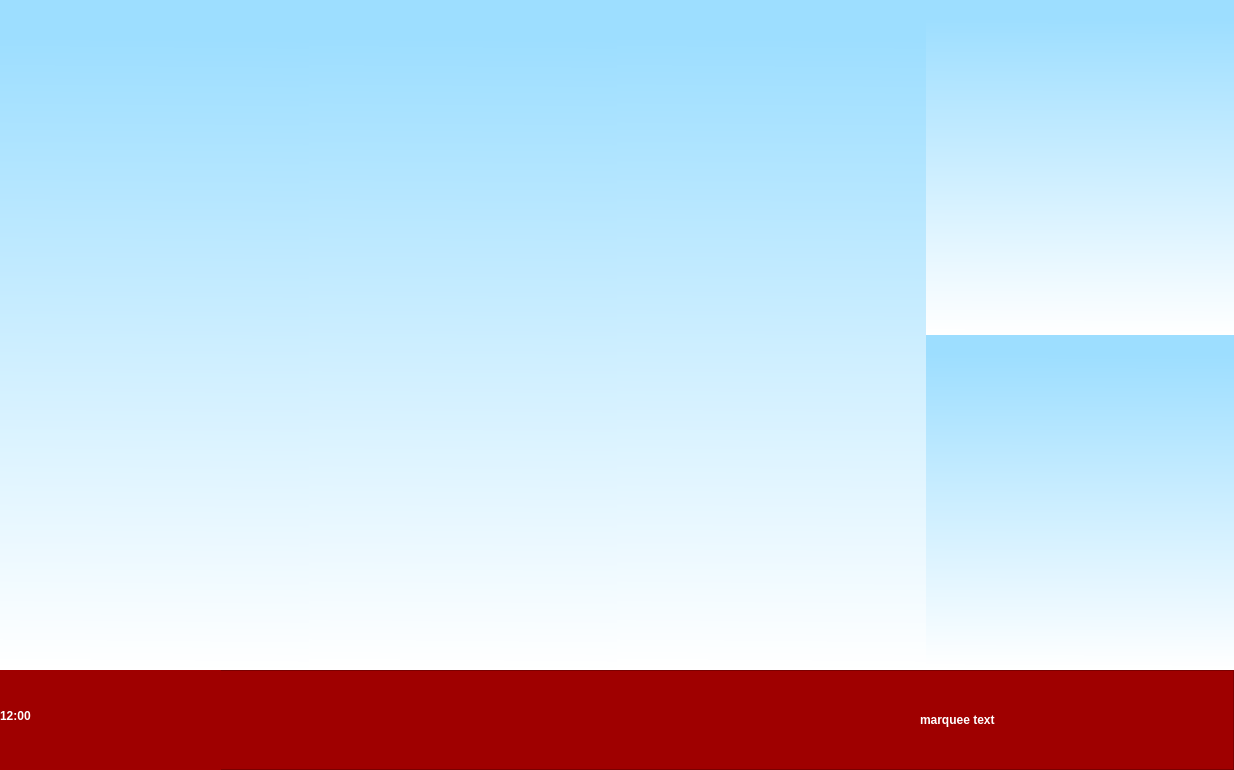
<?xml version="1.0" encoding="UTF-8"?>
<ui version="4.0">
 <class>MainWindow</class>
 <widget class="QMainWindow" name="MainWindow">
  <property name="windowModality">
   <enum>Qt::NonModal</enum>
  </property>
  <property name="geometry">
   <rect>
    <x>0</x>
    <y>0</y>
    <width>1234</width>
    <height>770</height>
   </rect>
  </property>
  <property name="windowTitle">
   <string>滿地富醫療資訊管理系統</string>
  </property>
  <widget class="QWidget" name="centralwidget">
   <layout class="QHBoxLayout" name="horizontalLayout">
    <property name="spacing">
     <number>0</number>
    </property>
    <property name="leftMargin">
     <number>0</number>
    </property>
    <property name="topMargin">
     <number>0</number>
    </property>
    <property name="rightMargin">
     <number>0</number>
    </property>
    <property name="bottomMargin">
     <number>0</number>
    </property>
    <item>
     <layout class="QVBoxLayout" name="verticalLayout">
      <property name="spacing">
       <number>0</number>
      </property>
      <item>
       <layout class="QHBoxLayout" name="horizontalLayout_2">
        <property name="spacing">
         <number>0</number>
        </property>
        <item>
         <widget class="QTextBrowser" name="textBrowser_waiting_list1">
          <property name="maximumSize">
           <size>
            <width>600</width>
            <height>16777215</height>
           </size>
          </property>
          <property name="styleSheet">
           <string notr="true">background-color: qlineargradient(spread:pad, x1:0.516, y1:0.0568182, x2:0.511, y2:1, stop:0 rgba(157, 222, 255, 255), stop:1 rgba(255, 255, 255, 255));</string>
          </property>
          <property name="frameShape">
           <enum>QFrame::NoFrame</enum>
          </property>
          <property name="lineWidth">
           <number>0</number>
          </property>
          <property name="cursorWidth">
           <number>0</number>
          </property>
         </widget>
        </item>
        <item>
         <widget class="QTextBrowser" name="textBrowser_waiting_list2">
          <property name="maximumSize">
           <size>
            <width>600</width>
            <height>16777215</height>
           </size>
          </property>
          <property name="styleSheet">
           <string notr="true">background-color: qlineargradient(spread:pad, x1:0.516, y1:0.0568182, x2:0.511, y2:1, stop:0 rgba(157, 222, 255, 255), stop:1 rgba(255, 255, 255, 255));</string>
          </property>
          <property name="frameShape">
           <enum>QFrame::NoFrame</enum>
          </property>
          <property name="lineWidth">
           <number>0</number>
          </property>
          <property name="cursorWidth">
           <number>0</number>
          </property>
         </widget>
        </item>
        <item>
         <widget class="QTextBrowser" name="textBrowser_waiting_list3">
          <property name="maximumSize">
           <size>
            <width>600</width>
            <height>16777215</height>
           </size>
          </property>
          <property name="styleSheet">
           <string notr="true">background-color: qlineargradient(spread:pad, x1:0.516, y1:0.0568182, x2:0.511, y2:1, stop:0 rgba(157, 222, 255, 255), stop:1 rgba(255, 255, 255, 255));</string>
          </property>
          <property name="frameShape">
           <enum>QFrame::NoFrame</enum>
          </property>
          <property name="lineWidth">
           <number>0</number>
          </property>
          <property name="cursorWidth">
           <number>0</number>
          </property>
         </widget>
        </item>
        <item>
         <layout class="QVBoxLayout" name="verticalLayout_2">
          <property name="spacing">
           <number>0</number>
          </property>
          <item>
           <widget class="QTextBrowser" name="textBrowser_pharmacy_list1">
            <property name="maximumSize">
             <size>
              <width>600</width>
              <height>16777215</height>
             </size>
            </property>
            <property name="styleSheet">
             <string notr="true">background-color: qlineargradient(spread:pad, x1:0.516, y1:0.0568182, x2:0.511, y2:1, stop:0 rgba(157, 222, 255, 255), stop:1 rgba(255, 255, 255, 255));</string>
            </property>
            <property name="frameShape">
             <enum>QFrame::NoFrame</enum>
            </property>
            <property name="lineWidth">
             <number>0</number>
            </property>
            <property name="cursorWidth">
             <number>0</number>
            </property>
           </widget>
          </item>
          <item>
           <widget class="QTextBrowser" name="textBrowser_pharmacy_list2">
            <property name="maximumSize">
             <size>
              <width>600</width>
              <height>16777215</height>
             </size>
            </property>
            <property name="styleSheet">
             <string notr="true">background-color: qlineargradient(spread:pad, x1:0.516, y1:0.0568182, x2:0.511, y2:1, stop:0 rgba(157, 222, 255, 255), stop:1 rgba(255, 255, 255, 255));</string>
            </property>
            <property name="frameShape">
             <enum>QFrame::NoFrame</enum>
            </property>
            <property name="lineWidth">
             <number>0</number>
            </property>
            <property name="cursorWidth">
             <number>0</number>
            </property>
           </widget>
          </item>
         </layout>
        </item>
       </layout>
      </item>
      <item>
       <widget class="QFrame" name="frame">
        <property name="minimumSize">
         <size>
          <width>0</width>
          <height>100</height>
         </size>
        </property>
        <property name="styleSheet">
         <string notr="true">
background-color: rgb(159, 0, 0);</string>
        </property>
        <property name="frameShape">
         <enum>QFrame::StyledPanel</enum>
        </property>
        <property name="frameShadow">
         <enum>QFrame::Raised</enum>
        </property>
        <widget class="QLabel" name="label_marquee">
         <property name="geometry">
          <rect>
           <x>920</x>
           <y>20</y>
           <width>216</width>
           <height>59</height>
          </rect>
         </property>
         <property name="sizePolicy">
          <sizepolicy hsizetype="Preferred" vsizetype="Preferred">
           <horstretch>0</horstretch>
           <verstretch>0</verstretch>
          </sizepolicy>
         </property>
         <property name="styleSheet">
          <string notr="true">font: 48pt &quot;微軟正黑體&quot;;
font-weight:bold;
color: rgb(255, 255, 255);</string>
         </property>
         <property name="text">
          <string>marquee text</string>
         </property>
         <property name="wordWrap">
          <bool>false</bool>
         </property>
        </widget>
        <widget class="QLabel" name="label_clock">
         <property name="geometry">
          <rect>
           <x>0</x>
           <y>-20</y>
           <width>221</width>
           <height>131</height>
          </rect>
         </property>
         <property name="sizePolicy">
          <sizepolicy hsizetype="Preferred" vsizetype="Preferred">
           <horstretch>0</horstretch>
           <verstretch>0</verstretch>
          </sizepolicy>
         </property>
         <property name="styleSheet">
          <string notr="true">font: 48pt &quot;微軟正黑體&quot;;
font-weight:bold;
color: rgb(255, 255, 255);</string>
         </property>
         <property name="text">
          <string>12:00</string>
         </property>
         <property name="wordWrap">
          <bool>false</bool>
         </property>
        </widget>
       </widget>
      </item>
     </layout>
    </item>
   </layout>
  </widget>
  <action name="action_convert">
   <property name="icon">
    <iconset>
     <normaloff>../icons/document-import.svg</normaloff>../icons/document-import.svg</iconset>
   </property>
   <property name="text">
    <string>轉檔</string>
   </property>
  </action>
  <action name="action_ins_check">
   <property name="icon">
    <iconset>
     <normaloff>../icons/dialog-question.png</normaloff>../icons/dialog-question.png</iconset>
   </property>
   <property name="text">
    <string>申報檢查</string>
   </property>
   <property name="shortcut">
    <string>Ctrl+1</string>
   </property>
   <property name="shortcutContext">
    <enum>Qt::WindowShortcut</enum>
   </property>
  </action>
  <action name="action_ins_apply">
   <property name="icon">
    <iconset>
     <normaloff>../icons/mail-send.svg</normaloff>../icons/mail-send.svg</iconset>
   </property>
   <property name="text">
    <string>健保申報</string>
   </property>
   <property name="shortcut">
    <string>Ctrl+2</string>
   </property>
  </action>
  <action name="action_ins_judge">
   <property name="icon">
    <iconset>
     <normaloff>../icons/accessories-dictionary.png</normaloff>../icons/accessories-dictionary.png</iconset>
   </property>
   <property name="text">
    <string>健保抽審</string>
   </property>
   <property name="shortcut">
    <string>Ctrl+3</string>
   </property>
  </action>
  <action name="action_registration">
   <property name="icon">
    <iconset>
     <normaloff>../icons/add-files-to-archive.svg</normaloff>../icons/add-files-to-archive.svg</iconset>
   </property>
   <property name="text">
    <string>門診掛號</string>
   </property>
  </action>
  <action name="action_return_card">
   <property name="icon">
    <iconset>
     <normaloff>../icons/contact-new.svg</normaloff>../icons/contact-new.svg</iconset>
   </property>
   <property name="text">
    <string>健保卡欠還卡</string>
   </property>
  </action>
  <action name="action_checkout">
   <property name="icon">
    <iconset>
     <normaloff>../icons/accessories-calculator.png</normaloff>../icons/accessories-calculator.png</iconset>
   </property>
   <property name="text">
    <string>掛號櫃台結帳</string>
   </property>
  </action>
  <action name="action_patient_list">
   <property name="icon">
    <iconset>
     <normaloff>../icons/emblem-documents.png</normaloff>../icons/emblem-documents.png</iconset>
   </property>
   <property name="text">
    <string>病患查詢</string>
   </property>
  </action>
  <action name="action_ins_record_upload">
   <property name="icon">
    <iconset>
     <normaloff>../icons/mail-send.png</normaloff>../icons/mail-send.png</iconset>
   </property>
   <property name="text">
    <string>健保IC卡資料上傳</string>
   </property>
  </action>
  <action name="action_cashier">
   <property name="icon">
    <iconset>
     <normaloff>../icons/software-update-urgent.png</normaloff>../icons/software-update-urgent.png</iconset>
   </property>
   <property name="text">
    <string>批價作業</string>
   </property>
  </action>
  <action name="action_settings">
   <property name="icon">
    <iconset>
     <normaloff>../icons/preferences-system.png</normaloff>../icons/preferences-system.png</iconset>
   </property>
   <property name="text">
    <string>系統設定</string>
   </property>
  </action>
  <action name="action_charge">
   <property name="icon">
    <iconset>
     <normaloff>../icons/edit-select-all.svg</normaloff>../icons/edit-select-all.svg</iconset>
   </property>
   <property name="text">
    <string>收費設定</string>
   </property>
  </action>
  <action name="action_users">
   <property name="icon">
    <iconset>
     <normaloff>../icons/system-users.png</normaloff>../icons/system-users.png</iconset>
   </property>
   <property name="text">
    <string>使用者管理</string>
   </property>
  </action>
  <action name="action_diagnostic">
   <property name="icon">
    <iconset>
     <normaloff>../icons/user-info.png</normaloff>../icons/user-info.png</iconset>
   </property>
   <property name="text">
    <string>診察資料</string>
   </property>
  </action>
  <action name="action_medicine">
   <property name="icon">
    <iconset>
     <normaloff>../icons/accessories-dictionary.png</normaloff>../icons/accessories-dictionary.png</iconset>
   </property>
   <property name="text">
    <string>處方資料</string>
   </property>
  </action>
  <action name="action_ic_card">
   <property name="icon">
    <iconset>
     <normaloff>../icons/ic_card.jpg</normaloff>../icons/ic_card.jpg</iconset>
   </property>
   <property name="text">
    <string>健保卡讀卡機</string>
   </property>
  </action>
  <action name="action_waiting_list">
   <property name="icon">
    <iconset>
     <normaloff>../icons/accessories-text-editor.png</normaloff>../icons/accessories-text-editor.png</iconset>
   </property>
   <property name="text">
    <string>醫師看診作業</string>
   </property>
  </action>
  <action name="action_medical_record_list">
   <property name="icon">
    <iconset>
     <normaloff>../icons/folder-saved-search.png</normaloff>../icons/folder-saved-search.png</iconset>
   </property>
   <property name="text">
    <string>病歷查詢</string>
   </property>
  </action>
  <action name="action_medical_record_statistics">
   <property name="icon">
    <iconset>
     <normaloff>../icons/x-office-calendar.png</normaloff>../icons/x-office-calendar.png</iconset>
   </property>
   <property name="text">
    <string>病歷統計</string>
   </property>
  </action>
  <action name="action_show_side_bar">
   <property name="checkable">
    <bool>true</bool>
   </property>
   <property name="checked">
    <bool>false</bool>
   </property>
   <property name="icon">
    <iconset>
     <normaloff>../icons/preferences-desktop-accessibility.png</normaloff>../icons/preferences-desktop-accessibility.png</iconset>
   </property>
   <property name="text">
    <string>顯示/關閉側邊欄</string>
   </property>
   <property name="shortcut">
    <string>F4</string>
   </property>
  </action>
  <action name="action_doctor_nurse_table">
   <property name="icon">
    <iconset>
     <normaloff>../icons/system-users.png</normaloff>../icons/system-users.png</iconset>
   </property>
   <property name="text">
    <string>護士跟診表</string>
   </property>
  </action>
  <action name="action_purchase">
   <property name="icon">
    <iconset>
     <normaloff>../icons/user-available.png</normaloff>../icons/user-available.png</iconset>
   </property>
   <property name="text">
    <string>櫃台購藥</string>
   </property>
  </action>
  <action name="action_export_emr_xml">
   <property name="icon">
    <iconset>
     <normaloff>../icons/document-export.svg</normaloff>../icons/document-export.svg</iconset>
   </property>
   <property name="text">
    <string>匯出電子病歷交換檔 - xml</string>
   </property>
  </action>
  <action name="action_certificate_diagnosis">
   <property name="icon">
    <iconset>
     <normaloff>../icons/accessories-text-editor.png</normaloff>../icons/accessories-text-editor.png</iconset>
   </property>
   <property name="text">
    <string>診斷證明書</string>
   </property>
  </action>
  <action name="action_certificate_payment">
   <property name="icon">
    <iconset>
     <normaloff>../icons/edit-select-all.svg</normaloff>../icons/edit-select-all.svg</iconset>
   </property>
   <property name="text">
    <string>醫療費用證明書</string>
   </property>
  </action>
  <action name="action_update">
   <property name="icon">
    <iconset>
     <normaloff>../icons/emblem-synchronizing.png</normaloff>../icons/emblem-synchronizing.png</iconset>
   </property>
   <property name="text">
    <string>醫療軟體更新</string>
   </property>
  </action>
  <action name="action_doctor_schedule">
   <property name="icon">
    <iconset>
     <normaloff>../icons/gtk-select-all.svg</normaloff>../icons/gtk-select-all.svg</iconset>
   </property>
   <property name="text">
    <string>醫師班表</string>
   </property>
  </action>
  <action name="action_ins_drug">
   <property name="icon">
    <iconset>
     <normaloff>../icons/emblem-synchronizing.png</normaloff>../icons/emblem-synchronizing.png</iconset>
   </property>
   <property name="text">
    <string>健保藥品</string>
   </property>
  </action>
  <action name="action_statistics_doctor">
   <property name="icon">
    <iconset>
     <normaloff>../icons/stock_select-all.svg</normaloff>../icons/stock_select-all.svg</iconset>
   </property>
   <property name="text">
    <string>醫師統計</string>
   </property>
  </action>
  <action name="action_statistics_return_rate">
   <property name="icon">
    <iconset>
     <normaloff>../icons/edit-redo.svg</normaloff>../icons/edit-redo.svg</iconset>
   </property>
   <property name="text">
    <string>回診率統計</string>
   </property>
   <property name="toolTip">
    <string>回診率統計</string>
   </property>
  </action>
  <action name="action_restore_records">
   <property name="icon">
    <iconset>
     <normaloff>../icons/undo.svg</normaloff>../icons/undo.svg</iconset>
   </property>
   <property name="text">
    <string>資料回復</string>
   </property>
  </action>
  <action name="action_hosts">
   <property name="icon">
    <iconset>
     <normaloff>../icons/network-workgroup.png</normaloff>../icons/network-workgroup.png</iconset>
   </property>
   <property name="text">
    <string>分院連線設定</string>
   </property>
  </action>
  <action name="action_database_repair">
   <property name="icon">
    <iconset>
     <normaloff>../icons/drive-multidisk.png</normaloff>../icons/drive-multidisk.png</iconset>
   </property>
   <property name="text">
    <string>資料庫修復</string>
   </property>
  </action>
  <action name="action_misc">
   <property name="icon">
    <iconset>
     <normaloff>../icons/applications-other.png</normaloff>../icons/applications-other.png</iconset>
   </property>
   <property name="text">
    <string>其他資料</string>
   </property>
  </action>
  <action name="action_statistics_medicine">
   <property name="icon">
    <iconset>
     <normaloff>../icons/emblem-documents.png</normaloff>../icons/emblem-documents.png</iconset>
   </property>
   <property name="text">
    <string>用藥統計</string>
   </property>
  </action>
  <action name="action_examination_list">
   <property name="icon">
    <iconset>
     <normaloff>../icons/applications-engineering.png</normaloff>../icons/applications-engineering.png</iconset>
   </property>
   <property name="text">
    <string>檢驗報告查詢</string>
   </property>
   <property name="toolTip">
    <string>檢驗報告查詢</string>
   </property>
  </action>
  <action name="action_examination">
   <property name="icon">
    <iconset>
     <normaloff>../icons/accessories-text-editor.png</normaloff>../icons/accessories-text-editor.png</iconset>
   </property>
   <property name="text">
    <string>檢驗報告登錄</string>
   </property>
   <property name="toolTip">
    <string>檢驗報告登錄</string>
   </property>
  </action>
  <action name="action_import_medical_record">
   <property name="icon">
    <iconset>
     <normaloff>../icons/document-import.svg</normaloff>../icons/document-import.svg</iconset>
   </property>
   <property name="text">
    <string>匯入病歷資料JSON</string>
   </property>
   <property name="toolTip">
    <string>匯入病歷資料JSON</string>
   </property>
  </action>
  <action name="action_statistics_ins_performance">
   <property name="icon">
    <iconset>
     <normaloff>../icons/trophy-gold.png</normaloff>../icons/trophy-gold.png</iconset>
   </property>
   <property name="text">
    <string>健保申報業績</string>
   </property>
   <property name="toolTip">
    <string>健保申報業績</string>
   </property>
  </action>
  <action name="action_statistics_doctor_commission">
   <property name="icon">
    <iconset>
     <normaloff>../icons/face-angel.png</normaloff>../icons/face-angel.png</iconset>
   </property>
   <property name="text">
    <string>醫師銷售業績統計</string>
   </property>
   <property name="toolTip">
    <string>醫師銷售業績統計</string>
   </property>
  </action>
  <action name="action_massage_registration">
   <property name="icon">
    <iconset>
     <normaloff>../icons/accessories-text-editor.png</normaloff>../icons/accessories-text-editor.png</iconset>
   </property>
   <property name="text">
    <string>養生館掛號</string>
   </property>
  </action>
  <action name="action_event_log">
   <property name="icon">
    <iconset>
     <normaloff>../icons/accessories-dictionary.png</normaloff>../icons/accessories-dictionary.png</iconset>
   </property>
   <property name="text">
    <string>系統日誌</string>
   </property>
   <property name="toolTip">
    <string>系統日誌</string>
   </property>
  </action>
  <action name="action_statistics_ins_discount">
   <property name="icon">
    <iconset>
     <normaloff>../icons/face-smile.png</normaloff>../icons/face-smile.png</iconset>
   </property>
   <property name="text">
    <string>健保門診優惠統計</string>
   </property>
   <property name="toolTip">
    <string>健保門診優惠統計</string>
   </property>
  </action>
  <action name="action_statistics_multiple_performance">
   <property name="icon">
    <iconset>
     <normaloff>../icons/trophy-gold.png</normaloff>../icons/trophy-gold.png</iconset>
   </property>
   <property name="text">
    <string>綜合業績報表</string>
   </property>
   <property name="toolTip">
    <string>綜合業績報表</string>
   </property>
  </action>
  <action name="action_statistics_daily">
   <property name="icon">
    <iconset>
     <normaloff>../icons/gtk-select-all.svg</normaloff>../icons/gtk-select-all.svg</iconset>
   </property>
   <property name="text">
    <string>日報表</string>
   </property>
   <property name="toolTip">
    <string>日報表</string>
   </property>
  </action>
  <action name="action_exam_result">
   <property name="icon">
    <iconset>
     <normaloff>../icons/applications-science.png</normaloff>../icons/applications-science.png</iconset>
   </property>
   <property name="text">
    <string>醫事檢驗所報告</string>
   </property>
   <property name="toolTip">
    <string>醫事檢驗所報告</string>
   </property>
  </action>
  <action name="action_statistics_no_return_rate">
   <property name="icon">
    <iconset>
     <normaloff>../icons/gtk-undo-ltr.svg</normaloff>../icons/gtk-undo-ltr.svg</iconset>
   </property>
   <property name="text">
    <string>未回診統計</string>
   </property>
   <property name="toolTip">
    <string>未回診統計</string>
   </property>
  </action>
  <action name="action_case_template">
   <property name="icon">
    <iconset>
     <normaloff>../icons/editcopy.svg</normaloff>../icons/editcopy.svg</iconset>
   </property>
   <property name="text">
    <string>參考病歷</string>
   </property>
   <property name="toolTip">
    <string>參考病歷</string>
   </property>
  </action>
  <action name="action_statistics_massager">
   <property name="icon">
    <iconset>
     <normaloff>../icons/system-users.png</normaloff>../icons/system-users.png</iconset>
   </property>
   <property name="text">
    <string>推拿師統計</string>
   </property>
   <property name="toolTip">
    <string>推拿師統計</string>
   </property>
  </action>
  <action name="action_2">
   <property name="text">
    <string>分院資料設定</string>
   </property>
  </action>
  <action name="action_branch_settings">
   <property name="text">
    <string>分院統計設定</string>
   </property>
  </action>
  <action name="action_statistics_branch_project">
   <property name="text">
    <string>分院專案統計</string>
   </property>
  </action>
  <action name="action_branch_daily_income">
   <property name="text">
    <string>分院日報表</string>
   </property>
  </action>
  <action name="action_commission_summary">
   <property name="icon">
    <iconset>
     <normaloff>../icons/trophy-gold.png</normaloff>../icons/trophy-gold.png</iconset>
   </property>
   <property name="text">
    <string>自費銷售抽成總表</string>
   </property>
  </action>
  <action name="action_sales_summary">
   <property name="icon">
    <iconset>
     <normaloff>../icons/trophy-silver.png</normaloff>../icons/trophy-silver.png</iconset>
   </property>
   <property name="text">
    <string>自費銷售金額總表</string>
   </property>
  </action>
  <action name="action_export_all_database">
   <property name="icon">
    <iconset>
     <normaloff>../icons/filesave.svg</normaloff>../icons/filesave.svg</iconset>
   </property>
   <property name="text">
    <string>匯出全部資料庫</string>
   </property>
   <property name="toolTip">
    <string>匯出全部資料庫</string>
   </property>
  </action>
  <action name="action_import_all_database">
   <property name="icon">
    <iconset>
     <normaloff>../icons/software-update-urgent.png</normaloff>../icons/software-update-urgent.png</iconset>
   </property>
   <property name="text">
    <string>匯入全部資料庫</string>
   </property>
   <property name="toolTip">
    <string>匯入全部資料庫</string>
   </property>
  </action>
  <action name="action_export_medical_record_json">
   <property name="icon">
    <iconset>
     <normaloff>../icons/document-export.svg</normaloff>../icons/document-export.svg</iconset>
   </property>
   <property name="text">
    <string>匯出病歷資料JSON</string>
   </property>
   <property name="toolTip">
    <string>匯出病歷資料JSON</string>
   </property>
  </action>
  <action name="action_debt">
   <property name="icon">
    <iconset>
     <normaloff>../icons/face-crying.png</normaloff>../icons/face-crying.png</iconset>
   </property>
   <property name="text">
    <string>欠還款作業</string>
   </property>
   <property name="toolTip">
    <string>欠還款作業</string>
   </property>
  </action>
  <action name="action_pharmacist_schedule">
   <property name="icon">
    <iconset>
     <normaloff>../icons/x-office-calendar.png</normaloff>../icons/x-office-calendar.png</iconset>
   </property>
   <property name="text">
    <string>藥師班表</string>
   </property>
   <property name="toolTip">
    <string>藥師班表</string>
   </property>
  </action>
  <action name="action_statistics_ins_pregnant">
   <property name="icon">
    <iconset>
     <normaloff>../icons/gohome.svg</normaloff>../icons/gohome.svg</iconset>
   </property>
   <property name="text">
    <string>孕產照護報表</string>
   </property>
   <property name="toolTip">
    <string>孕產照護報表</string>
   </property>
  </action>
  <action name="action_statistics_period_count">
   <property name="icon">
    <iconset>
     <normaloff>../icons/system-users.png</normaloff>../icons/system-users.png</iconset>
   </property>
   <property name="text">
    <string>診數統計</string>
   </property>
   <property name="toolTip">
    <string>診數統計表表</string>
   </property>
  </action>
  <action name="action_purchase_records">
   <property name="icon">
    <iconset>
     <normaloff>../icons/accessories-calculator.png</normaloff>../icons/accessories-calculator.png</iconset>
   </property>
   <property name="text">
    <string>自費銷售記錄</string>
   </property>
  </action>
 </widget>
 <resources/>
 <connections/>
</ui>
